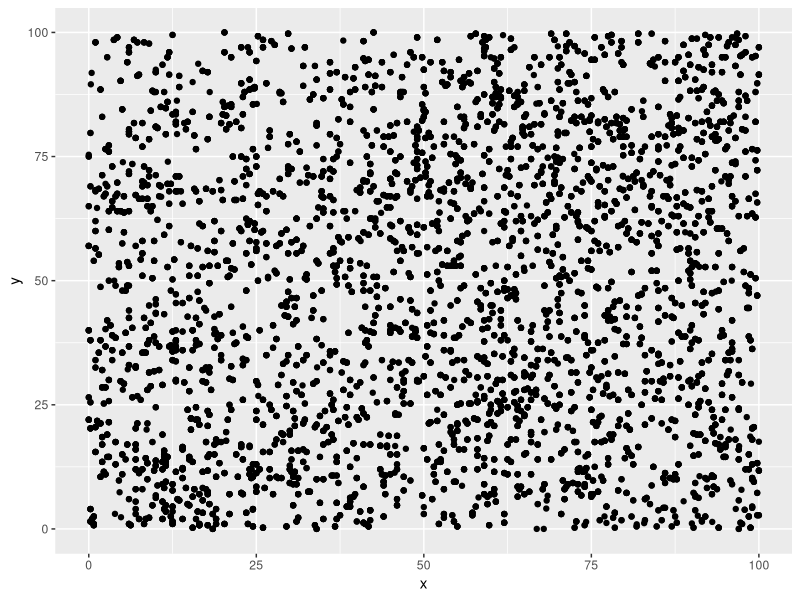
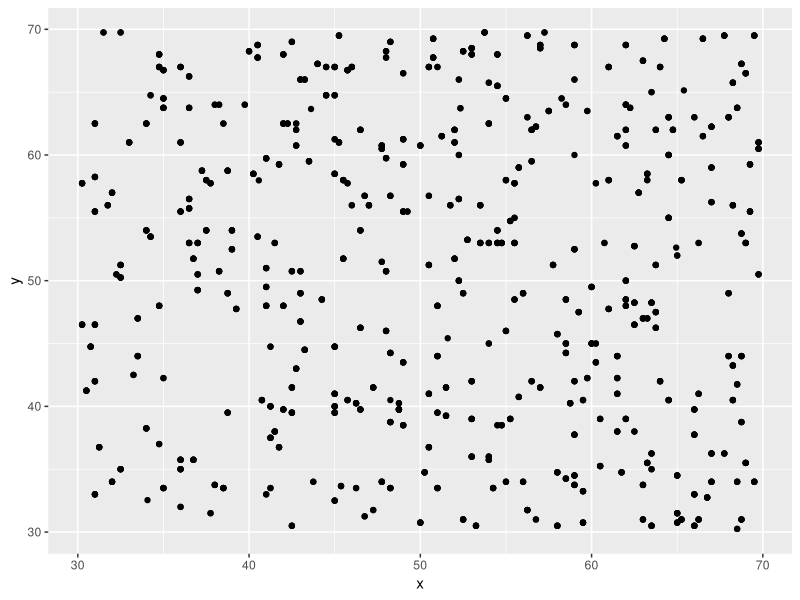
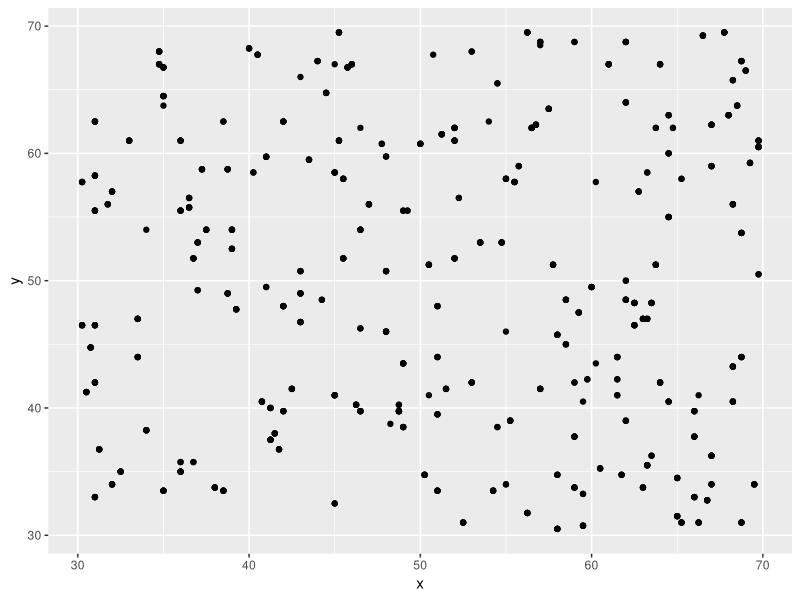

The R source for these figures, in order:
library(ggplot2)

# for original data: update = FALSE
# for updated data: update = TRUE
update = FALSE

meta = read.csv('data/D1823/D1823_meta.csv', stringsAsFactors = FALSE)
rw = read.csv('data/D1823/D1823_rw.csv', stringsAsFactors = FALSE)

if (update) {
  meta = read.csv('data/D1823/D1823_meta_update.csv', stringsAsFactors = FALSE)
  meta$dbh[which(meta$year == 2021)] = meta[which(meta$year == 2021),'dbh']/10
  
  rw = read.csv('data/D1823/D1823_rw_update.csv', stringsAsFactors = FALSE)
}

meta[which((meta$stem_id == 1109)&(meta$year == 2019)), 'dbh'] = meta[which((meta$stem_id == 1109)&(meta$year == 2019)), 'dbh'] /10

# meta = meta[which(meta$status_id %in% c('A', 'AS', 'AL')

# subset the data to smaller region
ggplot(data=meta) + 
  geom_point(aes(x=x,y=y)) 

hi = 70
lo = 30
meta_sub = meta[which((meta$x<hi)&(meta$x>lo)&(meta$y<hi)&(meta$y>lo)),]
# subset the data to smaller region
ggplot(data=meta_sub) + 
  geom_point(aes(x=x,y=y)) 

meta_sub = meta_sub[which(meta_sub$dbh>10),]
# subset the data to smaller region
ggplot(data=meta_sub) + 
  geom_point(aes(x=x,y=y)) 

meta_sub = meta_sub[which(!is.na(meta_sub$dbh)),]
# meta_sub = meta_sub[which(meta_sub$year %in% c(1994, 2004, 2011, 2019)),]

length(unique(meta_sub$stem_id))

rw_sub = rw[which(rw$stem_id %in% meta_sub$stem_id),]
length(unique(rw_sub$stem_id))

rw_stem_ids = unique(rw_sub$stem_id)

# meta_sub = meta_sub[which(meta_sub$stem_id %in% rw_stem_ids),]

stem_ids = unique(meta_sub$stem_id)
N_trees = length(stem_ids)
species_ids = unique(meta_sub$species_id)

stat_ids = seq(1, N_trees)
meta_sub$stat_id = match(meta_sub$stem_id, stem_ids)
meta_sub$species_code = match(meta_sub$species_id, species_ids)

year_lo = 1900
year_hi = 2019
if (update){
  year_hi = 2019
}
years = seq(year_lo, year_hi)

meta_sub = meta_sub[which(meta_sub$year %in% years),]

N_years = length(years)
years_idx = seq(1, N_years)

N_cores = nrow(rw_sub)

d = meta_sub$dbh
d2tree = stat_ids[match(meta_sub$stem_id, stem_ids)]
d2year = match(meta_sub$year, years)
d2species = meta_sub$species_code
N_dbh = length(d)

rw_stat_id = stat_ids[match(rw_sub$stem_id, stem_ids)]
rw_sub = data.frame(stat_id = rw_stat_id, rw_sub)
rw_sub = rw_sub[order(rw_sub$stat_id),]
y = data.frame(matrix(NA, nrow=N_trees, ncol=ncol(rw_sub)))
# y[match(rw_sub$stem_id, stem_ids),] = rw_sub
y[rw_sub$stat_id,] = rw_sub


# meta_sub$species_code[match(rw_sub$stat_id, meta_sub$stat_id)]

# rw_sub = rw_sub[match(rw_sub$stem_id, stem_ids),]
y = y[,which(substr(colnames(rw_sub), 2, 5) %in% years)]
if (!update){
  if (year_hi>2013) {
    y = data.frame(y, matrix(-999, nrow=N_trees, ncol=year_hi-2013))
  }
} 
if ((update)&(year_hi>2013)){
  y = data.frame(y, matrix(-999, nrow=N_trees, ncol=year_hi-2013))
}

logy = log(y)
# idx_order = match(rw_sub$stem_id, stem_ids)
# logy = logy[idx_order,]
# core2tree = stat_ids[match(rw_sub$stem_id, stem_ids)]
core2tree = stat_ids
core2species = meta_sub$species_code[match(core2tree, meta_sub$stat_id)]
core2stemids = stem_ids

rw_year_start = apply(logy, 1, which.min)
rw_year_end   = apply(logy, 1, which.max)

logy[is.na(logy)] = as.integer(-999)

# int<lower=0> N_trees;
# int<lower=0> N_years;
# int<lower=0> N_species;
# int<lower=0> N_cores;
# 
# matrix[N_cores, N_years] y;
# int<lower=0> core2tree[N_cores];
# 
# real d[N_trees];
# int<lower=0> d2tree[N_trees];
# int<lower=0> d2year[N_trees];

N_trees
N_years
N_cores
N_dbh
y
logy
core2tree
core2species
d
d2tree
d2year

if (update) {
  fname = 'data/D1823/D1823_input_update.RDS'
} else {
  fname = 'data/D1823/D1823_input.RDS'
}

saveRDS(list(N_trees = N_trees, 
             N_years = N_years,
             # N_species
             N_cores = N_cores,
             N_dbh = N_dbh,
             y = y,
             logy = logy,
             rw_year_start = rw_year_start,
             rw_year_end = rw_year_end,
             core2tree = core2tree,
             core2species = core2species,
             core2stemids = core2stemids,
             d = d,
             d2tree = d2tree,
             d2year = d2year,
             d2species = d2species,
             sig_d_obs = 0.02,
             species_ids = species_ids,
             years = years
),
file=fname)
